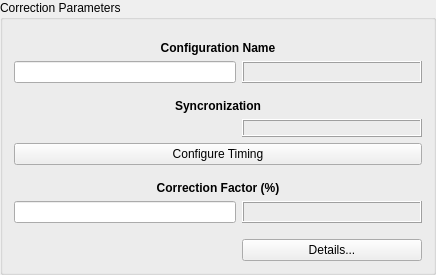
    <widget class="QGroupBox" name="groupBox_4">
     <property name="sizePolicy">
      <sizepolicy hsizetype="Fixed" vsizetype="Preferred">
       <horstretch>0</horstretch>
       <verstretch>0</verstretch>
      </sizepolicy>
     </property>
     <property name="minimumSize">
      <size>
       <width>436</width>
       <height>0</height>
      </size>
     </property>
     <property name="title">
      <string>Correction Parameters</string>
     </property>
     <layout class="QGridLayout" name="gridLayout_5">
      <item row="1" column="0" colspan="2">
       <widget class="QLabel" name="label_2">
        <property name="styleSheet">
         <string notr="true">font-weight:bold;</string>
        </property>
        <property name="text">
         <string>Configuration Name</string>
        </property>
        <property name="alignment">
         <set>Qt::AlignCenter</set>
        </property>
       </widget>
      </item>
      <item row="7" column="0" colspan="2">
       <spacer name="verticalSpacer_2">
        <property name="orientation">
         <enum>Qt::Vertical</enum>
        </property>
        <property name="sizeType">
         <enum>QSizePolicy::Fixed</enum>
        </property>
        <property name="sizeHint" stdset="0">
         <size>
          <width>20</width>
          <height>10</height>
         </size>
        </property>
       </spacer>
      </item>
      <item row="2" column="0">
       <widget class="PyDMLineEdit" name="PyDMLineEdit_2">
        <property name="toolTip">
         <string/>
        </property>
        <property name="whatsThis">
         <string/>
        </property>
        <property name="channel" stdset="0">
         <string>ca://${PREFIX}BO-Glob:AP-TuneCorr:ConfigName-SP</string>
        </property>
       </widget>
      </item>
      <item row="4" column="0" colspan="2">
       <widget class="QLabel" name="label_10">
        <property name="styleSheet">
         <string notr="true">font-weight:bold;
</string>
        </property>
        <property name="text">
         <string>Syncronization</string>
        </property>
        <property name="alignment">
         <set>Qt::AlignCenter</set>
        </property>
       </widget>
      </item>
      <item row="10" column="1">
       <widget class="PyDMLabel" name="PyDMLabel_2">
        <property name="minimumSize">
         <size>
          <width>180</width>
          <height>0</height>
         </size>
        </property>
        <property name="maximumSize">
         <size>
          <width>180</width>
          <height>16777215</height>
         </size>
        </property>
        <property name="toolTip">
         <string/>
        </property>
        <property name="whatsThis">
         <string/>
        </property>
        <property name="frameShape">
         <enum>QFrame::Box</enum>
        </property>
        <property name="frameShadow">
         <enum>QFrame::Raised</enum>
        </property>
        <property name="alignment">
         <set>Qt::AlignCenter</set>
        </property>
        <property name="channel" stdset="0">
         <string>ca://${PREFIX}BO-Glob:AP-TuneCorr:CorrFactor-RB</string>
        </property>
        <property name="precFromPV" stdset="0">
         <bool>true</bool>
        </property>
       </widget>
      </item>
      <item row="5" column="1">
       <widget class="PyDMLabel" name="PyDMLabel">
        <property name="minimumSize">
         <size>
          <width>180</width>
          <height>0</height>
         </size>
        </property>
        <property name="maximumSize">
         <size>
          <width>180</width>
          <height>16777215</height>
         </size>
        </property>
        <property name="toolTip">
         <string/>
        </property>
        <property name="whatsThis">
         <string/>
        </property>
        <property name="frameShape">
         <enum>QFrame::Box</enum>
        </property>
        <property name="frameShadow">
         <enum>QFrame::Raised</enum>
        </property>
        <property name="alignment">
         <set>Qt::AlignCenter</set>
        </property>
        <property name="channel" stdset="0">
         <string>ca://${PREFIX}BO-Glob:AP-TuneCorr:SyncCorr-Sts</string>
        </property>
       </widget>
      </item>
      <item row="9" column="0" colspan="2">
       <widget class="QLabel" name="label_11">
        <property name="styleSheet">
         <string notr="true">font-weight:bold;</string>
        </property>
        <property name="text">
         <string>Correction Factor (%)</string>
        </property>
        <property name="alignment">
         <set>Qt::AlignCenter</set>
        </property>
       </widget>
      </item>
      <item row="3" column="0" colspan="2">
       <spacer name="verticalSpacer">
        <property name="orientation">
         <enum>Qt::Vertical</enum>
        </property>
        <property name="sizeType">
         <enum>QSizePolicy::Fixed</enum>
        </property>
        <property name="sizeHint" stdset="0">
         <size>
          <width>20</width>
          <height>10</height>
         </size>
        </property>
       </spacer>
      </item>
      <item row="10" column="0">
       <widget class="PyDMLineEdit" name="PyDMLineEdit">
        <property name="sizePolicy">
         <sizepolicy hsizetype="Preferred" vsizetype="Fixed">
          <horstretch>0</horstretch>
          <verstretch>0</verstretch>
         </sizepolicy>
        </property>
        <property name="minimumSize">
         <size>
          <width>200</width>
          <height>0</height>
         </size>
        </property>
        <property name="maximumSize">
         <size>
          <width>16777215</width>
          <height>16777215</height>
         </size>
        </property>
        <property name="toolTip">
         <string/>
        </property>
        <property name="whatsThis">
         <string>Writeable text field to send and display channel values.</string>
        </property>
        <property name="channel" stdset="0">
         <string>ca://${PREFIX}BO-Glob:AP-TuneCorr:CorrFactor-SP</string>
        </property>
        <property name="usePrecision" stdset="0">
         <bool>true</bool>
        </property>
       </widget>
      </item>
      <item row="5" column="0">
       <widget class="PyDMStateButton" name="PyDMStateButton">
        <property name="minimumSize">
         <size>
          <width>0</width>
          <height>0</height>
         </size>
        </property>
        <property name="maximumSize">
         <size>
          <width>16777215</width>
          <height>36</height>
         </size>
        </property>
        <property name="toolTip">
         <string/>
        </property>
        <property name="whatsThis">
         <string>
    A StateButton with support for Channels and much more from PyDM.

    It consists on QPushButton with internal state.

    Parameters
    ----------
    parent : QWidget
        The parent widget for the Label
    init_channel : str, optional
        The channel to be used by the widget.
    </string>
        </property>
        <property name="channel" stdset="0">
         <string>ca://${PREFIX}BO-Glob:AP-TuneCorr:SyncCorr-Sel</string>
        </property>
        <property name="shape" stdset="0">
         <enum>PyDMStateButton::Rounded</enum>
        </property>
       </widget>
      </item>
      <item row="11" column="0" colspan="2">
       <spacer name="verticalSpacer_8">
        <property name="orientation">
         <enum>Qt::Vertical</enum>
        </property>
        <property name="sizeType">
         <enum>QSizePolicy::Fixed</enum>
        </property>
        <property name="sizeHint" stdset="0">
         <size>
          <width>20</width>
          <height>10</height>
         </size>
        </property>
       </spacer>
      </item>
      <item row="15" column="1">
       <widget class="QPushButton" name="pushButton_CorrParams">
        <property name="maximumSize">
         <size>
          <width>16777215</width>
          <height>30</height>
         </size>
        </property>
        <property name="text">
         <string>Details...</string>
        </property>
       </widget>
      </item>
      <item row="6" column="0" colspan="2">
       <widget class="PyDMPushButton" name="PyDMPushButton_2">
        <property name="toolTip">
         <string/>
        </property>
        <property name="whatsThis">
         <string>
    Basic PushButton to send a fixed value.

    The PyDMPushButton is meant to hold a specific value, and send that value
    to a channel when it is clicked, much like the MessageButton does in EDM.
    The PyDMPushButton works in two different modes of operation, first, a
    fixed value can be given to the :attr:`.pressValue` attribute, whenever the
    button is clicked a signal containing this value will be sent to the
    connected channel. This is the default behavior of the button. However, if
    the :attr:`.relativeChange` is set to True, the fixed value will be added
    to the current value of the channel. This means that the button will
    increment a channel by a fixed amount with every click, a consistent
    relative move

    Parameters
    ----------
    pressValue : int, float, str
        Value to be sent when the button is clicked

    channel : str
        ID of channel to manipulate

    parent : QObject, optional
        Parent of PyDMPushButton

    label : str, optional
        String to place on button

    icon : QIcon, optional
        An Icon to display on the PyDMPushButton


    relative : bool, optional
        Choice to have the button peform a relative put, instead of always
        setting to an absolute value
    </string>
        </property>
        <property name="text">
         <string>Configure Timing</string>
        </property>
        <property name="channel" stdset="0">
         <string>ca://${PREFIX}BO-Glob:AP-TuneCorr:ConfigTiming-Cmd</string>
        </property>
        <property name="pressValue" stdset="0">
         <string>0</string>
        </property>
       </widget>
      </item>
      <item row="2" column="1">
       <widget class="PyDMLabel" name="PyDMLabel_13">
        <property name="toolTip">
         <string/>
        </property>
        <property name="whatsThis">
         <string/>
        </property>
        <property name="frameShape">
         <enum>QFrame::Box</enum>
        </property>
        <property name="frameShadow">
         <enum>QFrame::Raised</enum>
        </property>
        <property name="channel" stdset="0">
         <string>ca://${PREFIX}BO-Glob:AP-TuneCorr:ConfigName-RB</string>
        </property>
       </widget>
      </item>
      <item row="0" column="0" colspan="2">
       <spacer name="verticalSpacer_9">
        <property name="orientation">
         <enum>Qt::Vertical</enum>
        </property>
        <property name="sizeType">
         <enum>QSizePolicy::Fixed</enum>
        </property>
        <property name="sizeHint" stdset="0">
         <size>
          <width>20</width>
          <height>10</height>
         </size>
        </property>
       </spacer>
      </item>
     </layout>
    </widget>
